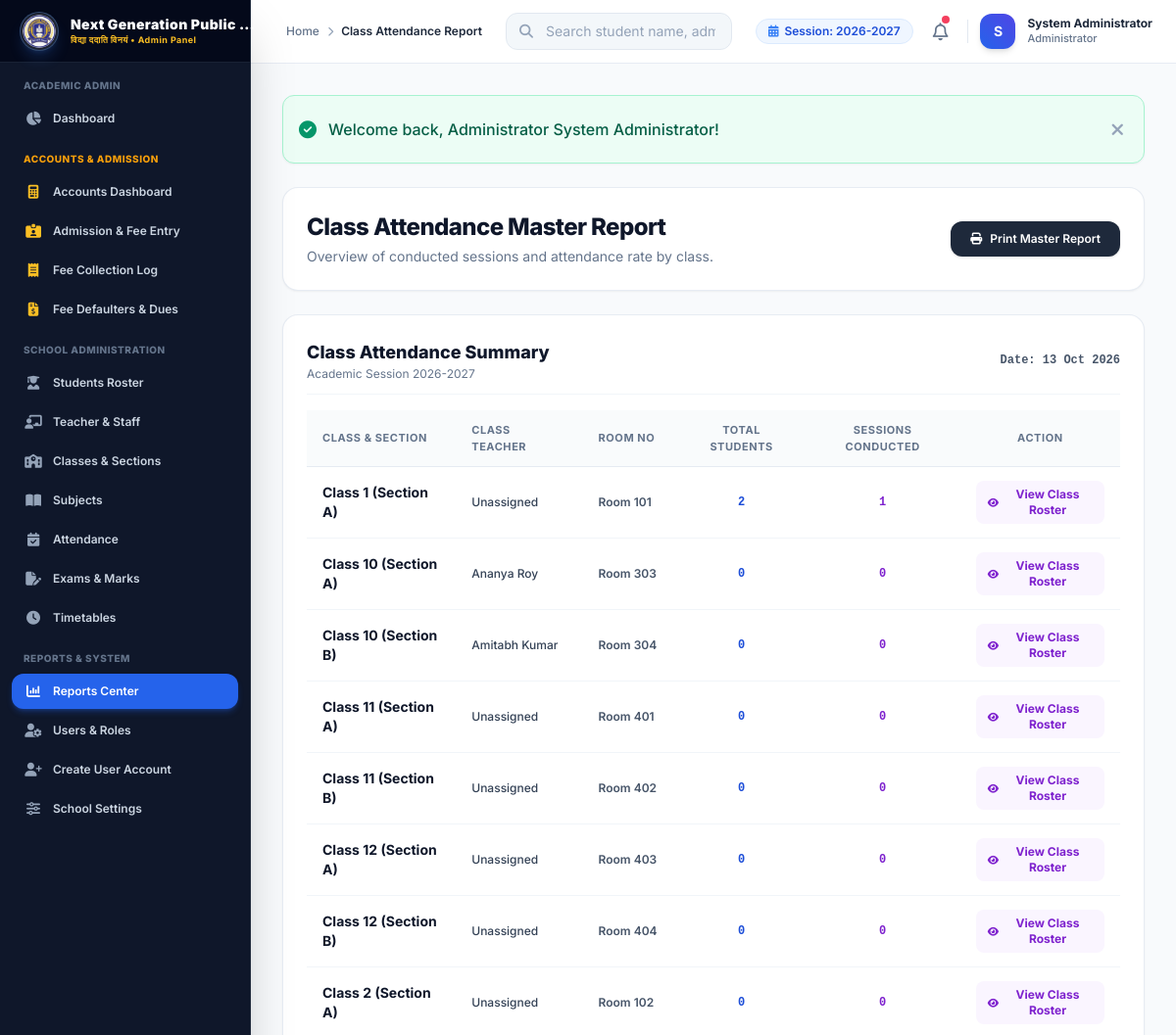
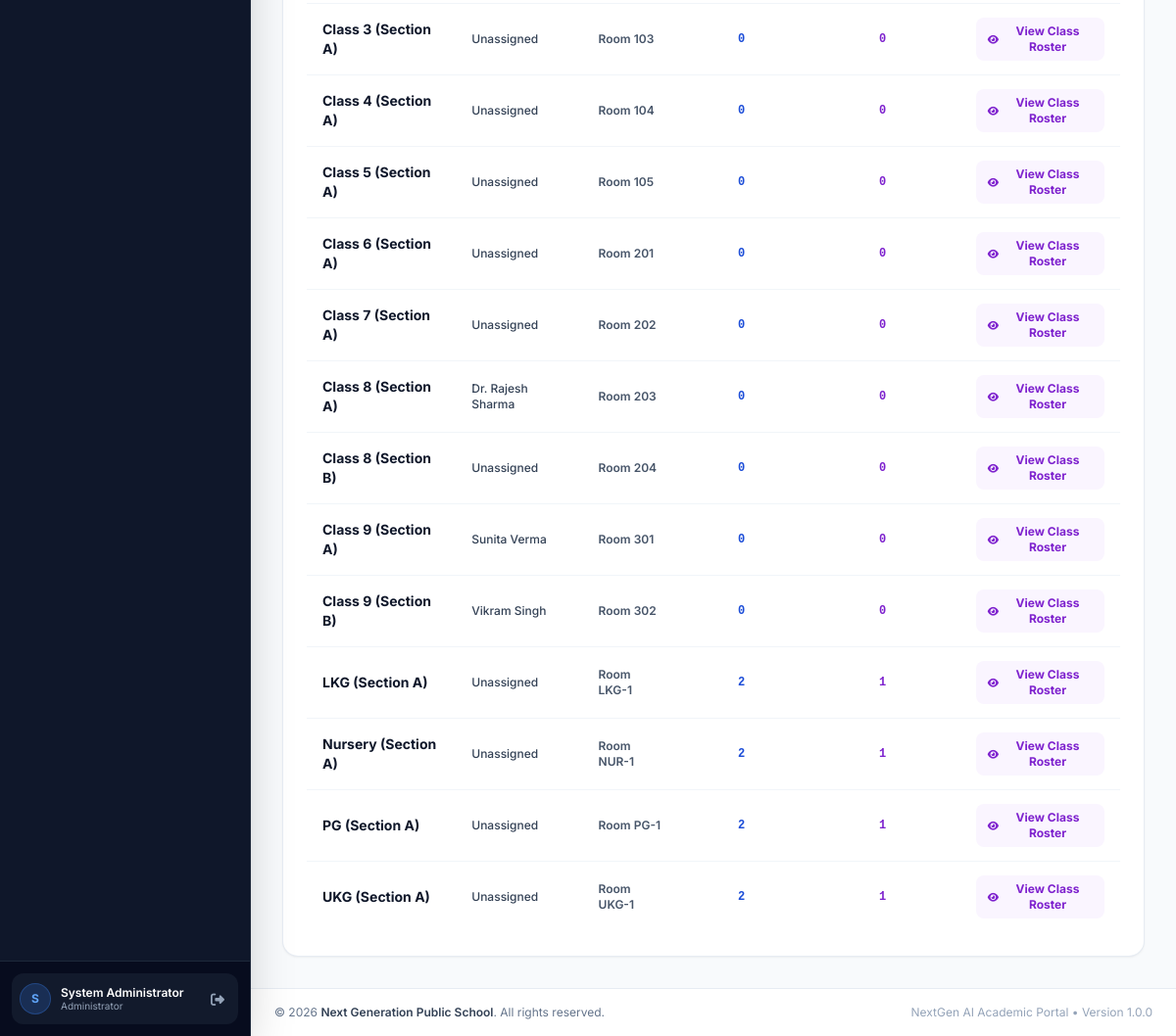
Screenshot of /admin/reports/attendance.php (signed in) with the database file from the repository (2 pictures, top to bottom).
### tables this page shows
CREATE TABLE `school_settings` (
  `id` INT AUTO_INCREMENT PRIMARY KEY,
  `setting_key` VARCHAR(100) NOT NULL UNIQUE,
  `setting_value` TEXT DEFAULT NULL,
  `updated_at` DATETIME DEFAULT CURRENT_TIMESTAMP ON UPDATE CURRENT_TIMESTAMP
);

CREATE TABLE `classes` (
  `id` INT AUTO_INCREMENT PRIMARY KEY,
  `class_name` VARCHAR(50) NOT NULL,
  `section` VARCHAR(20) NOT NULL,
  `teacher_id` INT DEFAULT NULL,
  `room_number` VARCHAR(30) NOT NULL,
  `academic_session` VARCHAR(30) NOT NULL DEFAULT '2026-2027',
  `created_at` DATETIME DEFAULT CURRENT_TIMESTAMP,
  `updated_at` DATETIME DEFAULT CURRENT_TIMESTAMP ON UPDATE CURRENT_TIMESTAMP,
  FOREIGN KEY (`teacher_id`) REFERENCES `teachers`(`id`) ON DELETE SET NULL
);

CREATE TABLE `teachers` (
  `id` INT AUTO_INCREMENT PRIMARY KEY,
  `teacher_id` VARCHAR(30) NOT NULL UNIQUE,
  `name` VARCHAR(100) NOT NULL,
  `subject` VARCHAR(100) NOT NULL,
  `qualification` VARCHAR(100) NOT NULL,
  `mobile` VARCHAR(20) NOT NULL,
  `email` VARCHAR(100) NOT NULL,
  `address` TEXT,
  `joining_date` DATE NOT NULL,
  `status` ENUM('Active', 'Inactive') DEFAULT 'Active',
  `username` VARCHAR(50) DEFAULT NULL UNIQUE,
  `password` VARCHAR(255) DEFAULT NULL,
  `created_at` DATETIME DEFAULT CURRENT_TIMESTAMP,
  `updated_at` DATETIME DEFAULT CURRENT_TIMESTAMP ON UPDATE CURRENT_TIMESTAMP
);

### includes/auth.php (called while the page is built, shortened)
<?php
require_once __DIR__ . '/../config/database.php';
function base_url($path = '') {
    $script_name = $_SERVER['SCRIPT_NAME'] ?? '';
    if (strpos($script_name, '/admin/') !== false) {
        $root = substr($script_name, 0, strpos($script_name, '/admin/'));
    } elseif (strpos($script_name, '/teacher/') !== false) {
        $root = substr($script_name, 0, strpos($script_name, '/teacher/'));
    } elseif (strpos($script_name, '/student/') !== false) {
        $root = substr($script_name, 0, strpos($script_name, '/student/'));
    } else {
        $dir = dirname($script_name);
        $root = ($dir === '/' || $dir === '\\') ? '' : $dir;
    }
    $clean_path = ltrim($path, '/');
    return rtrim($root, '/') . ($clean_path ? '/' . $clean_path : '');
}
function is_logged_in() {
    return isset($_SESSION['user_id']) && !empty($_SESSION['user_id']);
}
function is_admin() {
    return is_logged_in() && ($_SESSION['role'] ?? '') === 'admin';
}
function is_teacher() {
    return is_logged_in() && ($_SESSION['role'] ?? '') === 'teacher';
}
function is_student() {
    return is_logged_in() && ($_SESSION['role'] ?? '') === 'student';
}
function get_school_setting($key, $default = '') {
    global $pdo;
    try {
        $stmt = $pdo->prepare("SELECT setting_value FROM school_settings WHERE setting_key = :k LIMIT 1");
        $stmt->execute(['k' => $key]);
        $val = $stmt->fetchColumn();
        return $val !== false ? $val : $default;
    } catch (Exception $e) {
        return $default;
    }
}
function e($string) {
    return htmlspecialchars($string ?? '', ENT_QUOTES, 'UTF-8');
}

### admin/reports/attendance.php (the view, shortened to what this page needs)
<?php
$page_title = 'Class Attendance Report';
require_once __DIR__ . '/../../includes/header.php';
try {
    $where = [];
    $params = [];
    $where_sql = !empty($where) ? "WHERE " . implode(" AND ", $where) : "";
    $sql = "SELECT c.id, c.class_name, c.section, c.room_number, t.name as teacher_name,
            (SELECT COUNT(*) FROM students s WHERE s.class_id = c.id AND s.status = 'Active') as total_students,
            (SELECT COUNT(DISTINCT a.attendance_date) FROM attendance a WHERE a.class_id = c.id) as sessions_conducted
            FROM classes c
            LEFT JOIN teachers t ON c.teacher_id = t.id
            $where_sql
            ORDER BY c.class_name ASC, c.section ASC";
    $stmt = $pdo->prepare($sql);
    $stmt->execute($params);
    $class_summaries = $stmt->fetchAll();
} catch (PDOException $e) {
    set_flash('error', 'Attendance summary error: ' . $e->getMessage());
    $class_summaries = [];
}
?>
<div class="space-y-6">
    <div class="flex flex-col sm:flex-row sm:items-center justify-between gap-4 bg-white p-6 rounded-2xl border border-slate-200/80 shadow-sm no-print">
        <div>
            <h1 class="text-2xl font-extrabold text-slate-900 tracking-tight">Class Attendance Master Report</h1>
            <p class="text-sm text-slate-500 mt-1">Overview of conducted sessions and attendance rate by class.</p>
        </div>
        <button onclick="window.print()" class="px-5 py-2.5 bg-slate-800 hover:bg-slate-900 text-white font-semibold text-xs rounded-xl shadow transition-all flex items-center space-x-2 self-start sm:self-auto">
            <i class="fa-solid fa-print"></i>
            <span>Print Master Report</span>
        </button>
    </div>
    <div class="bg-white rounded-2xl border border-slate-200/80 shadow-sm p-6 overflow-hidden">
        <div class="mb-4 pb-3 border-b border-slate-100 flex justify-between items-center">
            <div>
                <h2 class="text-lg font-extrabold text-slate-900">Class Attendance Summary</h2>
                <p class="text-xs text-slate-500">Academic Session 2026-2027</p>
            </div>
            <span class="text-xs font-mono font-bold text-slate-600">Date: <?= date('d M Y') ?></span>
        </div>
        <div class="overflow-x-auto">
            <table class="w-full text-left border-collapse">
                <thead>
                    <tr class="bg-slate-50/80 border-b border-slate-200/80 text-[11px] font-bold text-slate-500 uppercase tracking-wider">
                        <th class="py-3 px-4">Class & Section</th>
                        <th class="py-3 px-4">Class Teacher</th>
                        <th class="py-3 px-4">Room No</th>
                        <th class="py-3 px-4 text-center">Total Students</th>
                        <th class="py-3 px-4 text-center">Sessions Conducted</th>
                        <th class="py-3 px-4 text-center">Action</th>
                    </tr>
                </thead>
                <tbody class="divide-y divide-slate-100 text-xs font-medium text-slate-700">
                    <?php if (empty($class_summaries)): ?>
                        <tr>
                            <td colspan="6" class="py-8 text-center text-slate-400">No class attendance summaries found.</td>
                        </tr>
                    <?php else: ?>
                        <?php foreach ($class_summaries as $cs): ?>
                            <tr class="hover:bg-slate-50 transition-colors">
                                <td class="py-3.5 px-4 font-bold text-slate-900 text-sm"><?= e($cs['class_name']) ?> (Section <?= e($cs['section']) ?>)</td>
                                <td class="py-3.5 px-4"><?= e($cs['teacher_name'] ?: 'Unassigned') ?></td>
                                <td class="py-3.5 px-4 font-semibold text-slate-600"><?= e($cs['room_number']) ?></td>
                                <td class="py-3.5 px-4 text-center font-mono font-bold text-blue-700"><?= $cs['total_students'] ?></td>
                                <td class="py-3.5 px-4 text-center font-mono font-bold text-purple-700"><?= $cs['sessions_conducted'] ?></td>
                                <td class="py-3.5 px-4 text-center">
                                    <a href="<?= base_url('admin/attendance/report.php?class_id=' . $cs['id']) ?>" class="px-3 py-1.5 bg-purple-50 hover:bg-purple-100 text-purple-700 font-bold rounded-lg transition-colors inline-flex items-center space-x-1">
                                        <i class="fa-solid fa-eye text-[10px]"></i>
                                        <span>View Class Roster</span>
                                    </a>
                                </td>
                            </tr>
                        <?php endforeach; ?>
                    <?php endif; ?>
                </tbody>
            </table>
        </div>
    </div>
</div>
<?php require_once __DIR__ . '/../../includes/footer.php'; ?>

### includes/navbar.php (shortened to what this page needs)
<?php
if (is_admin()) {
    $nav_dash_link = base_url('admin/dashboard.php');
    $nav_role_title = 'Administrator';
    $nav_bg_gradient = 'from-blue-600 to-indigo-600';
} elseif (is_accountant()) {
    $nav_dash_link = base_url('admin/accounts/index.php');
    $nav_role_title = 'Accountant';
    $nav_bg_gradient = 'from-amber-600 to-yellow-600';
} elseif (is_teacher()) {
    $nav_dash_link = base_url('teacher/dashboard.php');
    $nav_role_title = 'Teacher';
    $nav_bg_gradient = 'from-indigo-600 to-purple-600';
} else {
    $nav_dash_link = base_url('student/dashboard.php');
    $nav_role_title = 'Student / Parent';
    $nav_bg_gradient = 'from-emerald-600 to-teal-600';
}
$current_academic_session = get_school_setting('academic_session', '2026-2027');
?>
<header class="sticky top-0 z-30 bg-white/90 backdrop-blur-md border-b border-slate-200/80 no-print">
    <div class="flex items-center justify-between h-16 px-4 md:px-6">
        <div class="flex items-center space-x-3">
            <div class="hidden sm:flex items-center space-x-2 text-xs text-slate-500 font-medium">
                <a href="<?= $nav_dash_link ?>" class="hover:text-blue-600">Home</a>
                <i class="fa-solid fa-chevron-right text-[10px] text-slate-400"></i>
                <span class="text-slate-800 font-semibold"><?= e($page_title ?? 'Dashboard') ?></span>
            </div>
        </div>
        <div class="hidden md:flex items-center flex-1 max-w-md mx-6">
            <?php if (!is_student()): ?>
            <form action="<?= base_url(is_teacher() ? 'teacher/students/index.php' : 'admin/students/index.php') ?>" method="GET" class="w-full relative">
                <div class="absolute inset-y-0 left-0 pl-3.5 flex items-center pointer-events-none text-slate-400">
                    <i class="fa-solid fa-magnifying-glass text-sm"></i>
                </div>
                <input type="text" name="search" placeholder="Search student name, admission no..."
                    class="w-full pl-10 pr-4 py-2 text-sm bg-slate-100/80 border border-slate-200 rounded-xl focus:bg-white focus:outline-none focus:ring-2 focus:ring-blue-500/20 focus:border-blue-500 transition-all placeholder-slate-400">
            </form>
            <?php endif; ?>
        </div>
        <div class="flex items-center space-x-3">
            <div class="hidden lg:flex items-center space-x-1.5 px-3 py-1 bg-blue-50 text-blue-700 rounded-full text-xs font-semibold border border-blue-100">
                <i class="fa-solid fa-calendar-days text-blue-500"></i>
                <span>Session: <?= e($current_academic_session) ?></span>
            </div>
            <div class="relative">
                <a href="<?= base_url(is_admin() || is_accountant() ? 'admin/notices/index.php' : (is_teacher() ? 'teacher/notices/index.php' : 'student/notices.php')) ?>" class="relative p-2 rounded-xl text-slate-500 hover:text-slate-700 hover:bg-slate-100 transition-colors inline-block" title="Notices">
                    <i class="fa-regular fa-bell text-lg"></i>
                    <span class="absolute top-1.5 right-1.5 w-2 h-2 rounded-full bg-rose-500 ring-2 ring-white"></span>
                </a>
            </div>
            <div class="flex items-center space-x-3">
                <div class="w-9 h-9 rounded-xl bg-gradient-to-tr <?= $nav_bg_gradient ?> text-white flex items-center justify-center font-bold text-sm shadow-md">
                    <?= strtoupper(substr($_SESSION['full_name'] ?? 'U', 0, 1)) ?>
                </div>
                <div class="hidden md:block text-left">
                    <span class="block text-xs font-bold text-slate-800 leading-tight"><?= e($_SESSION['full_name'] ?? 'User') ?></span>
                    <span class="block text-[11px] text-slate-500 font-medium"><?= $nav_role_title ?></span>
                </div>
            </div>
        </div>
    </div>
</header>

### rows the page displays
school_settings: setting_value "2026-2027"
classes: class_name "Class 1", section "A", teacher_name "Unassigned", room_number "Room 101", total_students "2", sessions_conducted "1"
classes: class_name "Class 10", section "A", teacher.name "Ananya Roy", room_number "Room 303", total_students "0", sessions_conducted "0"
classes: class_name "Class 10", section "B", teacher.name "Amitabh Kumar", room_number "Room 304", total_students "0", sessions_conducted "0"
classes: class_name "Class 11", section "A", teacher_name "Unassigned", room_number "Room 401", total_students "0", sessions_conducted "0"
classes: class_name "Class 11", section "B", teacher_name "Unassigned", room_number "Room 402", total_students "0", sessions_conducted "0"
classes: class_name "Class 12", section "A", teacher_name "Unassigned", room_number "Room 403", total_students "0", sessions_conducted "0"
classes: class_name "Class 12", section "B", teacher_name "Unassigned", room_number "Room 404", total_students "0", sessions_conducted "0"
classes: class_name "Class 2", section "A", teacher_name "Unassigned", room_number "Room 102", total_students "0", sessions_conducted "0"
classes: class_name "Class 3", section "A", teacher_name "Unassigned", room_number "Room 103", total_students "0", sessions_conducted "0"
classes: class_name "Class 4", section "A", teacher_name "Unassigned", room_number "Room 104", total_students "0", sessions_conducted "0"
classes: class_name "Class 5", section "A", teacher_name "Unassigned", room_number "Room 105", total_students "0", sessions_conducted "0"
classes: class_name "Class 6", section "A", teacher_name "Unassigned", room_number "Room 201", total_students "0", sessions_conducted "0"
classes: class_name "Class 7", section "A", teacher_name "Unassigned", room_number "Room 202", total_students "0", sessions_conducted "0"
classes: class_name "Class 8", section "A", teacher.name "Dr. Rajesh Sharma", room_number "Room 203", total_students "0", sessions_conducted "0"
classes: class_name "Class 8", section "B", teacher_name "Unassigned", room_number "Room 204", total_students "0", sessions_conducted "0"
classes: class_name "Class 9", section "A", teacher.name "Sunita Verma", room_number "Room 301", total_students "0", sessions_conducted "0"
classes: class_name "Class 9", section "B", teacher.name "Vikram Singh", room_number "Room 302", total_students "0", sessions_conducted "0"
classes: class_name "LKG", section "A", teacher_name "Unassigned", room_number "Room LKG-1", total_students "2", sessions_conducted "1"
classes: class_name "Nursery", section "A", teacher_name "Unassigned", room_number "Room NUR-1", total_students "2", sessions_conducted "1"
classes: class_name "PG", section "A", teacher_name "Unassigned", room_number "Room PG-1", total_students "2", sessions_conducted "1"
classes: class_name "UKG", section "A", teacher_name "Unassigned", room_number "Room UKG-1", total_students "2", sessions_conducted "1"

### other values shown
$role_badge "Admin Panel"
substr($_SESSION['full_name'] ?? 'U', 0, 1) "S"
$_SESSION['full_name'] "System Administrator"
$role_label "Administrator"
$page_title "Class Attendance Report"
$nav_role_title "Administrator"
$flash['text'] "Welcome back, Administrator System Administrator!"
